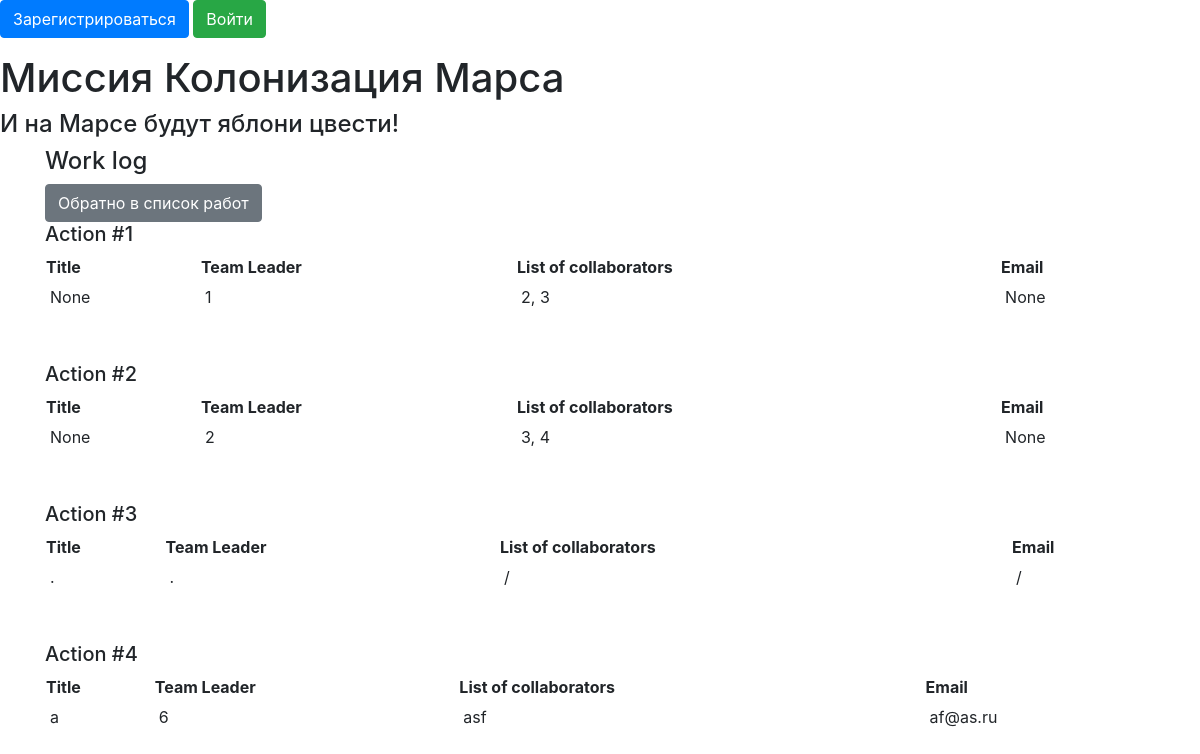
Screenshot of /department with the database file from the repository.
### data/department.py (models this page shows)
class Department(SqlAlchemyBase):
    __tablename__ = 'department'
    id = sqlalchemy.Column(sqlalchemy.Integer,
                           primary_key=True, autoincrement=True)
    title = sqlalchemy.Column(sqlalchemy.String)
    chief = sqlalchemy.Column(sqlalchemy.Integer,
                              sqlalchemy.ForeignKey("user.id"))
    members = sqlalchemy.Column(sqlalchemy.String)
    email = sqlalchemy.Column(sqlalchemy.String)
    user = orm.relation('User')

### main.py (the view)
@app.route("/department")
def department_log():
    db_sess = create_session()
    return render_template("department_log.html", departments=db_sess.query(Department).all())

### data/db_session.py (called while the page is built)
def create_session() -> Session:
    global __factory
    return __factory()

### templates/department_log.html (shortened to what this page needs)
{% extends "base.html" %}
{% block content %}
<h4>Work log</h4>
<a href="/" class="btn btn-secondary">Обратно в список работ</a>
<div>
    {% for department in departments %}
    <h5>Action #{{ department.id }}</h5>
    <table>
        <tr>
            <th>Title</th>
            <th>Team Leader</th>
            <th>List of collaborators</th>
            <th>Email</th>
        </tr>
        <tr>
            <td>{{department.title}}</td>
            <td>{{department.chief}}</td>
            <td>{{department.members}}</td>
            <td>{{department.email}}</td>
        </tr>
    </table>
    <br><br>
    {% endfor %}
</div>
{% endblock %}

### templates/base.html (shortened to what this page needs)
<!doctype html>
<html lang="en">
<head>
    <link rel="stylesheet"
          href="https://stackpath.bootstrapcdn.com/bootstrap/4.4.1/css/bootstrap.min.css"
>
</head>
<body>
<nav>{% if current_user.is_authenticated %}
    <a class="navbar-brand" href="/logout">{{ current_user.name }}</a>
    {% else %}
    <p>
        <a class="btn btn-primary " href="/register">Зарегистрироваться</a>
        <a class="btn btn-success" href="/login">Войти</a>
    </p>
    {% endif %}
</nav>
<header>
    <h1>Миссия Колонизация Марса</h1>
    <h4>И на Марсе будут яблони цвести!</h4>
</header>
<main role="main" class="container">
    {% block content %}{% endblock %}
</main>
</body>
</html>

### templates/department_log.html (style rules this page uses)
table { width: 100%; border-spacing: 7px 11px; }
td { padding: 5px; }

### rows the page displays
Department: id "1", title "None", chief "1", members "2, 3", email "None"
Department: id "2", title "None", chief "2", members "3, 4", email "None"
Department: id "3", title ".", chief ".", members "/", email "/"
Department: id "4", title "a", chief "6", members "asf", email "af@as.ru"
